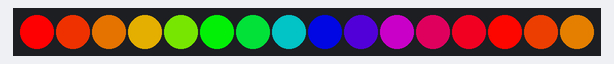
This sketch was run on a simulated Arduino Uno, built with avr-gcc and run on an emulated ATmega328P. Parts: 16 RGB LEDs in strip order, left to right.

Above: at 1.65 s.
At 6.24 s:
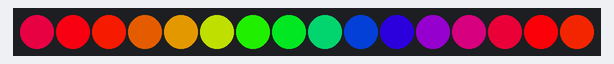
At 11.15 s:
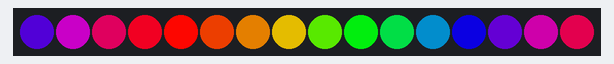
At 20.65 s:
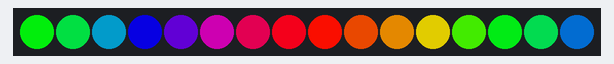
At 30.15 s:
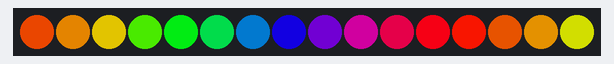
At 39.65 s:
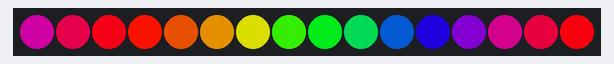

The sketch:

ColorTemperature.ino
```cpp
#include <FastLED.h>
#define LED_PIN     7
#define NUM_LEDS    16
#define CHIPSET     WS2811
#define COLOR_ORDER GRB
CRGB leds[NUM_LEDS];
int BRIGHTNESS = 255;
#define TEMPERATURE_1 Tungsten100W
#define TEMPERATURE_2 OvercastSky
int DISPLAYTIME = 15;
void loop()
{
  static uint8_t starthue = 0;
  FastLED.setTemperature( TEMPERATURE_1 ); // second temperature
  fill_rainbow( leds, NUM_LEDS, --starthue, 20);
  FastLED.setBrightness(BRIGHTNESS);
  FastLED.show();
  FastLED.delay(DISPLAYTIME);
}

void setup() {
  FastLED.clear();
  delay( 1500 ); // power-up safety delay
  FastLED.addLeds<CHIPSET, LED_PIN, COLOR_ORDER>(leds, NUM_LEDS).setCorrection( TypicalSMD5050 );
  FastLED.setBrightness( BRIGHTNESS );
}
```
